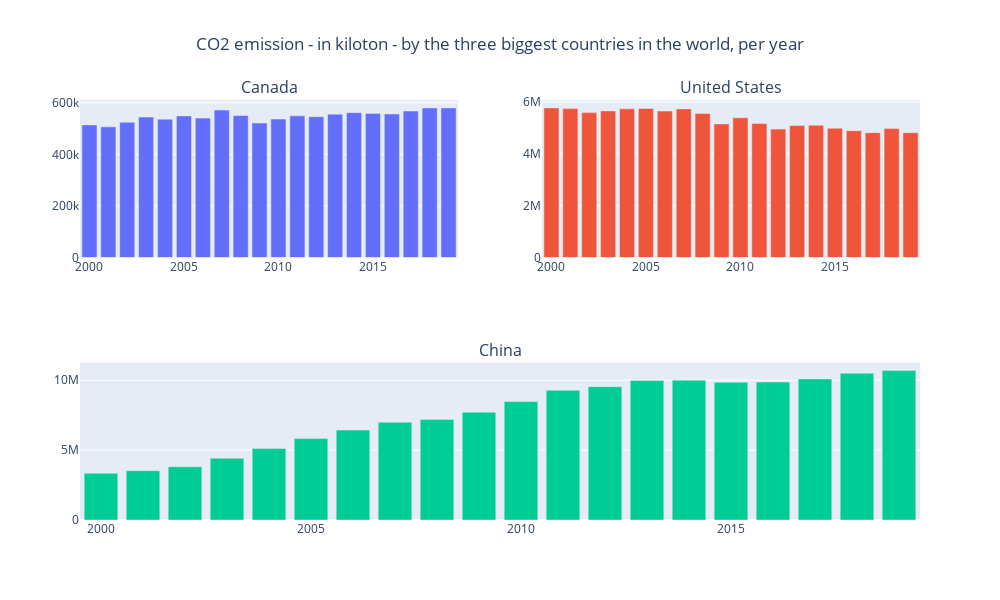

The cell this chart's notebook holds for it:
### Code cell
# Imports important packages from plotly
from plotly.subplots import make_subplots
# Creates the subplot for the 3 graphs
fig = make_subplots( rows=2, cols=2,specs=[[{}, {}],[{"colspan": 2}, None]],subplot_titles=('Canada', 'United States', 'China'))
# Adds the 3 graphs into the subplot
fig.add_trace( go.Bar(x=energy_co2_data_canada['Year'], y=energy_co2_data_canada['CO2']), row=1, col=1)
fig.add_trace( go.Bar(x=energy_co2_data_united_states['Year'], y=energy_co2_data_united_states['CO2']), row=1, col=2)
fig.add_trace(go.Bar(x=energy_co2_data_china['Year'], y=energy_co2_data_china['CO2']),row=2, col=1)
# Updates subplot layout
fig.update_layout(height=600, width=1000, showlegend=False, title={'text': 'CO2 emission - in kiloton - by the three biggest countries in the world, per year','x': 0.5})
# Shows subplot
fig.show()

### Figure 1 — Plotly figure (JSON) as saved in the notebook; plotly's stock layout.template omitted (floating-point values rounded to 4 significant figures)
{"data": [{"type": "bar", "x": [2000, 2001, 2002, 2003, 2004, 2005, 2006, 2007, 2008, 2009, 2010, 2011, 2012, 2013, 2014, 2015, 2016, 2017, 2018, 2019], "xaxis": "x", "y": [514220, 506620, 524300.0, 544500.0, 536400.0, 549000.0, 540500.0, 571600.0, 550500.0, 521300.0, 537000.0, 549300.0, 546200.0, 555700.0, 561700.0, 558700.0, 556800.0, 568100.0, 580100.0, 580200.0], "yaxis": "y"}, {"type": "bar", "x": [2000, 2001, 2002, 2003, 2004, 2005, 2006, 2007, 2008, 2009, 2010, 2011, 2012, 2013, 2014, 2015, 2016, 2017, 2018, 2019], "xaxis": "x2", "y": [5775810, 5748260, 5593000.0, 5659000.0, 5738000.0, 5753000.0, 5653000.0, 5736000.0, 5558000.0, 5156000.0, 5392000.0, 5174000.0, 4956000.0, 5092000.0, 5107000.0, 4991000.0, 4894500, 4819000.0, 4975000.0, 4818000.0], "yaxis": "y2"}, {"type": "bar", "x": [2000, 2001, 2002, 2003, 2004, 2005, 2006, 2007, 2008, 2009, 2010, 2011, 2012, 2013, 2014, 2015, 2016, 2017, 2018, 2019], "xaxis": "x3", "y": [3346530, 3529080, 3810000.0, 4416000.0, 5125000.0, 5825000.0, 6437000.0, 6993000.0, 7200000.0, 7719000.0, 8475000.0, 9283000.0, 9542000.0, 9985000.0, 10010000.0, 9861000.0, 9875000.0, 10100000.0, 10500000.0, 10710000.0], "yaxis": "y3"}], "layout": {"annotations": [{"font": {"size": 16}, "showarrow": false, "text": "Canada", "x": 0.225, "xanchor": "center", "xref": "paper", "y": 1, "yanchor": "bottom", "yref": "paper"}, {"font": {"size": 16}, "showarrow": false, "text": "United States", "x": 0.775, "xanchor": "center", "xref": "paper", "y": 1, "yanchor": "bottom", "yref": "paper"}, {"font": {"size": 16}, "showarrow": false, "text": "China", "x": 0.5, "xanchor": "center", "xref": "paper", "y": 0.375, "yanchor": "bottom", "yref": "paper"}], "height": 600, "showlegend": false, "title": {"text": "CO2 emission - in kiloton - by the three biggest countries in the world, per year", "x": 0.5}, "width": 1000, "xaxis": {"anchor": "y", "domain": [0, 0.45]}, "xaxis2": {"anchor": "y2", "domain": [0.55, 1]}, "xaxis3": {"anchor": "y3", "domain": [0, 1]}, "yaxis": {"anchor": "x", "domain": [0.625, 1]}, "yaxis2": {"anchor": "x2", "domain": [0.625, 1]}, "yaxis3": {"anchor": "x3", "domain": [0, 0.375]}}}
